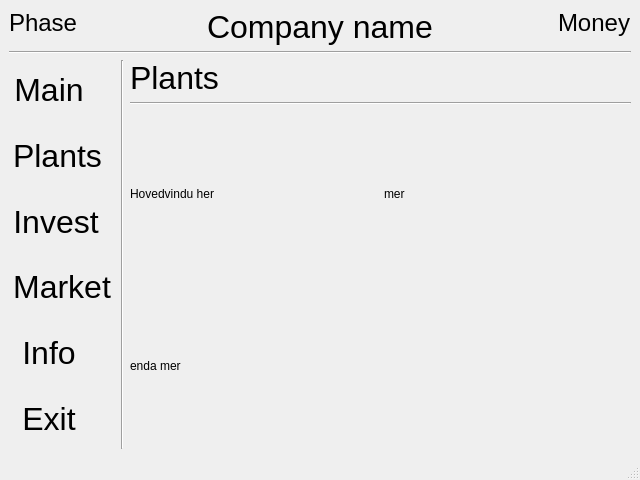
<?xml version="1.0" encoding="UTF-8"?>
<ui version="4.0">
 <class>MainWindow</class>
 <widget class="QMainWindow" name="MainWindow">
  <property name="geometry">
   <rect>
    <x>0</x>
    <y>0</y>
    <width>640</width>
    <height>480</height>
   </rect>
  </property>
  <property name="windowTitle">
   <string>MainWindow</string>
  </property>
  <widget class="QWidget" name="centralwidget">
   <layout class="QVBoxLayout" name="verticalLayout">
    <item>
     <layout class="QHBoxLayout" name="horizontalLayout_2">
      <item alignment="Qt::AlignTop">
       <widget class="QLabel" name="plants_phase">
        <property name="font">
         <font>
          <pointsize>18</pointsize>
         </font>
        </property>
        <property name="text">
         <string>Phase</string>
        </property>
       </widget>
      </item>
      <item alignment="Qt::AlignHCenter|Qt::AlignTop">
       <widget class="QLabel" name="plants_companyName">
        <property name="font">
         <font>
          <pointsize>24</pointsize>
         </font>
        </property>
        <property name="text">
         <string>Company name</string>
        </property>
       </widget>
      </item>
      <item alignment="Qt::AlignRight|Qt::AlignTop">
       <widget class="QLabel" name="plants_money">
        <property name="font">
         <font>
          <pointsize>18</pointsize>
         </font>
        </property>
        <property name="text">
         <string>Money</string>
        </property>
       </widget>
      </item>
     </layout>
    </item>
    <item>
     <widget class="Line" name="line_2">
      <property name="orientation">
       <enum>Qt::Horizontal</enum>
      </property>
     </widget>
    </item>
    <item>
     <layout class="QHBoxLayout" name="horizontalLayout">
      <item>
       <layout class="QVBoxLayout" name="verticalLayout_2">
        <item alignment="Qt::AlignLeft">
         <widget class="QPushButton" name="plants_MainPushButton">
          <property name="sizePolicy">
           <sizepolicy hsizetype="Minimum" vsizetype="Preferred">
            <horstretch>0</horstretch>
            <verstretch>0</verstretch>
           </sizepolicy>
          </property>
          <property name="font">
           <font>
            <pointsize>24</pointsize>
           </font>
          </property>
          <property name="text">
           <string>Main</string>
          </property>
          <property name="flat">
           <bool>true</bool>
          </property>
         </widget>
        </item>
        <item alignment="Qt::AlignLeft">
         <widget class="QPushButton" name="plants_PlantsPushButton">
          <property name="sizePolicy">
           <sizepolicy hsizetype="Minimum" vsizetype="Preferred">
            <horstretch>0</horstretch>
            <verstretch>0</verstretch>
           </sizepolicy>
          </property>
          <property name="font">
           <font>
            <pointsize>24</pointsize>
           </font>
          </property>
          <property name="text">
           <string>Plants</string>
          </property>
          <property name="flat">
           <bool>true</bool>
          </property>
         </widget>
        </item>
        <item alignment="Qt::AlignLeft">
         <widget class="QPushButton" name="plants_investPushButton">
          <property name="sizePolicy">
           <sizepolicy hsizetype="Minimum" vsizetype="Preferred">
            <horstretch>0</horstretch>
            <verstretch>0</verstretch>
           </sizepolicy>
          </property>
          <property name="font">
           <font>
            <pointsize>24</pointsize>
           </font>
          </property>
          <property name="text">
           <string>Invest</string>
          </property>
          <property name="flat">
           <bool>true</bool>
          </property>
         </widget>
        </item>
        <item alignment="Qt::AlignLeft">
         <widget class="QPushButton" name="plants_marketPushButton">
          <property name="sizePolicy">
           <sizepolicy hsizetype="Minimum" vsizetype="Preferred">
            <horstretch>0</horstretch>
            <verstretch>0</verstretch>
           </sizepolicy>
          </property>
          <property name="font">
           <font>
            <pointsize>24</pointsize>
           </font>
          </property>
          <property name="text">
           <string>Market</string>
          </property>
          <property name="flat">
           <bool>true</bool>
          </property>
         </widget>
        </item>
        <item alignment="Qt::AlignLeft">
         <widget class="QPushButton" name="plants_infoPushButton">
          <property name="sizePolicy">
           <sizepolicy hsizetype="Minimum" vsizetype="Preferred">
            <horstretch>0</horstretch>
            <verstretch>0</verstretch>
           </sizepolicy>
          </property>
          <property name="font">
           <font>
            <pointsize>24</pointsize>
           </font>
          </property>
          <property name="text">
           <string>Info</string>
          </property>
          <property name="flat">
           <bool>true</bool>
          </property>
         </widget>
        </item>
        <item alignment="Qt::AlignLeft">
         <widget class="QPushButton" name="plants_exitPushButton">
          <property name="sizePolicy">
           <sizepolicy hsizetype="Minimum" vsizetype="Preferred">
            <horstretch>0</horstretch>
            <verstretch>0</verstretch>
           </sizepolicy>
          </property>
          <property name="font">
           <font>
            <pointsize>24</pointsize>
           </font>
          </property>
          <property name="text">
           <string>Exit</string>
          </property>
          <property name="flat">
           <bool>true</bool>
          </property>
         </widget>
        </item>
       </layout>
      </item>
      <item>
       <widget class="Line" name="line">
        <property name="orientation">
         <enum>Qt::Vertical</enum>
        </property>
       </widget>
      </item>
      <item>
       <layout class="QVBoxLayout" name="verticalLayout_3">
        <item alignment="Qt::AlignLeft|Qt::AlignTop">
         <widget class="QLabel" name="label_2">
          <property name="sizePolicy">
           <sizepolicy hsizetype="Expanding" vsizetype="Minimum">
            <horstretch>0</horstretch>
            <verstretch>0</verstretch>
           </sizepolicy>
          </property>
          <property name="font">
           <font>
            <pointsize>24</pointsize>
           </font>
          </property>
          <property name="text">
           <string>Plants</string>
          </property>
         </widget>
        </item>
        <item>
         <widget class="Line" name="line_3">
          <property name="orientation">
           <enum>Qt::Horizontal</enum>
          </property>
         </widget>
        </item>
        <item>
         <layout class="QGridLayout" name="gridLayout_2">
          <item row="0" column="1">
           <widget class="QLabel" name="label_3">
            <property name="sizePolicy">
             <sizepolicy hsizetype="Expanding" vsizetype="Expanding">
              <horstretch>0</horstretch>
              <verstretch>0</verstretch>
             </sizepolicy>
            </property>
            <property name="text">
             <string>mer</string>
            </property>
           </widget>
          </item>
          <item row="0" column="0">
           <widget class="QLabel" name="label">
            <property name="sizePolicy">
             <sizepolicy hsizetype="Expanding" vsizetype="Expanding">
              <horstretch>0</horstretch>
              <verstretch>0</verstretch>
             </sizepolicy>
            </property>
            <property name="text">
             <string>Hovedvindu her</string>
            </property>
           </widget>
          </item>
          <item row="1" column="0">
           <widget class="QLabel" name="label_4">
            <property name="sizePolicy">
             <sizepolicy hsizetype="Expanding" vsizetype="Expanding">
              <horstretch>0</horstretch>
              <verstretch>0</verstretch>
             </sizepolicy>
            </property>
            <property name="text">
             <string>enda mer</string>
            </property>
           </widget>
          </item>
         </layout>
        </item>
       </layout>
      </item>
     </layout>
    </item>
   </layout>
  </widget>
  <widget class="QMenuBar" name="menubar">
   <property name="geometry">
    <rect>
     <x>0</x>
     <y>0</y>
     <width>640</width>
     <height>22</height>
    </rect>
   </property>
  </widget>
  <widget class="QStatusBar" name="statusbar"/>
 </widget>
 <resources/>
 <connections/>
</ui>
